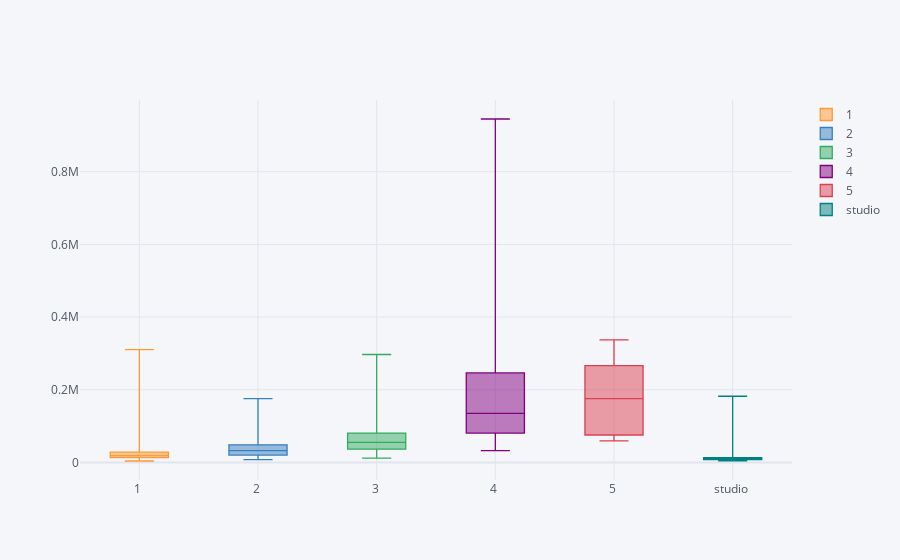

Here is the notebook cell this chart was saved with:
### Code cell
beds_price = df1[['no.beds', 'price_in_eur']]
beds_price.pivot(columns='no.beds', values='price_in_eur').iplot(kind='box')

### Figure 1 — Plotly figure (JSON) as saved in the notebook; plotly's stock layout.template omitted (floating-point values rounded to 4 significant figures; data arrays with more than 128 entries replaced by an {"elided": "..."} marker saying what was removed)
{"data": [{"boxpoints": false, "line": {"width": 1.3}, "marker": {"color": "rgba(255, 153, 51, 1.0)"}, "name": "1 ", "orientation": "v", "y": {"elided": "7702 float values"}, "type": "box"}, {"boxpoints": false, "line": {"width": 1.3}, "marker": {"color": "rgba(55, 128, 191, 1.0)"}, "name": "2 ", "orientation": "v", "y": {"elided": "7702 float values"}, "type": "box"}, {"boxpoints": false, "line": {"width": 1.3}, "marker": {"color": "rgba(50, 171, 96, 1.0)"}, "name": "3 ", "orientation": "v", "y": {"elided": "7702 float values"}, "type": "box"}, {"boxpoints": false, "line": {"width": 1.3}, "marker": {"color": "rgba(128, 0, 128, 1.0)"}, "name": "4 ", "orientation": "v", "y": {"elided": "7702 float values"}, "type": "box"}, {"boxpoints": false, "line": {"width": 1.3}, "marker": {"color": "rgba(219, 64, 82, 1.0)"}, "name": "5 ", "orientation": "v", "y": {"elided": "7702 float values"}, "type": "box"}, {"boxpoints": false, "line": {"width": 1.3}, "marker": {"color": "rgba(0, 128, 128, 1.0)"}, "name": "studio ", "orientation": "v", "y": {"elided": "7702 float values"}, "type": "box"}], "layout": {"legend": {"bgcolor": "#F5F6F9", "font": {"color": "#4D5663"}}, "paper_bgcolor": "#F5F6F9", "plot_bgcolor": "#F5F6F9", "title": {"font": {"color": "#4D5663"}}, "xaxis": {"gridcolor": "#E1E5ED", "showgrid": true, "tickfont": {"color": "#4D5663"}, "title": {"font": {"color": "#4D5663"}, "text": ""}, "zerolinecolor": "#E1E5ED"}, "yaxis": {"gridcolor": "#E1E5ED", "showgrid": true, "tickfont": {"color": "#4D5663"}, "title": {"font": {"color": "#4D5663"}, "text": ""}, "zerolinecolor": "#E1E5ED"}}}
